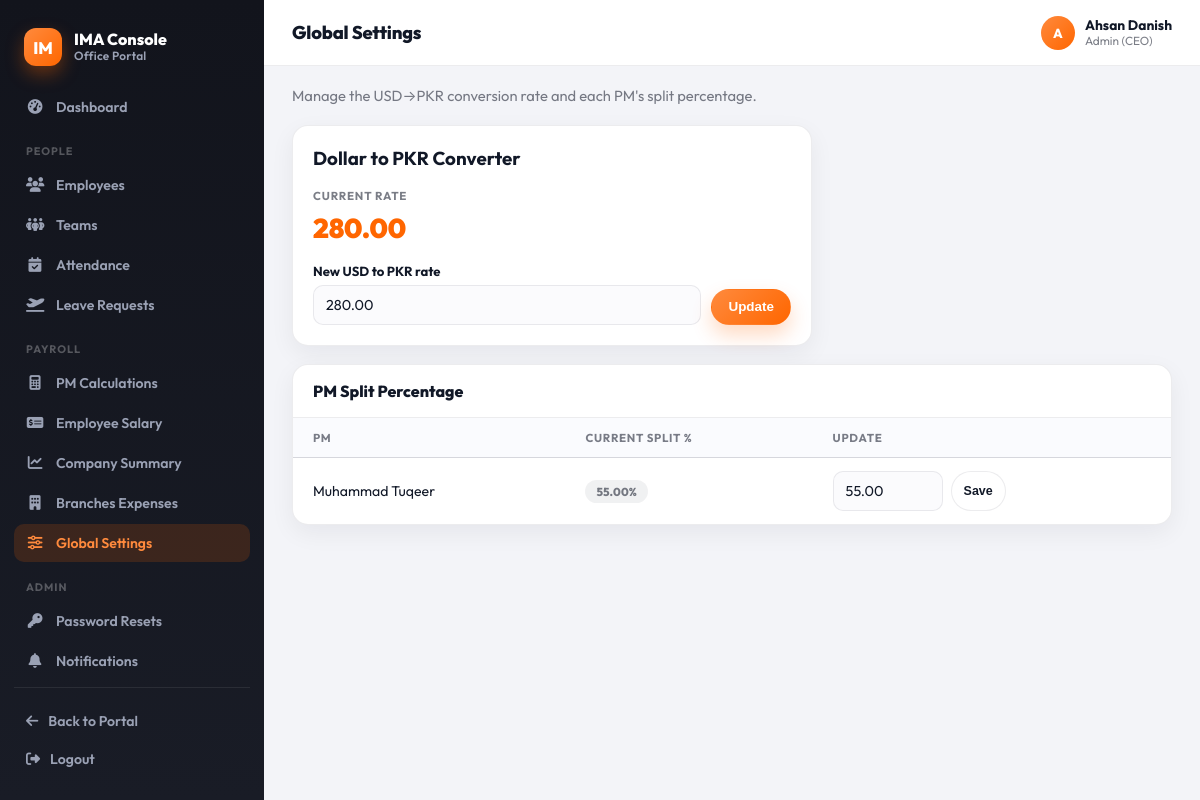
The page /console/global-settings/ (signed in) on the database its author committed.
### accounts/models.py (models this page shows, shortened)
class Employee(AbstractBaseUser, PermissionsMixin):
    cnic = models.CharField(max_length=13, unique=True, validators=[cnic_validator])
    email = models.EmailField(unique=True, validators=[email_validator])
    full_name = models.CharField(max_length=120, blank=True, null=True, validators=[alpha_spaces])
    fathers_name = models.CharField(max_length=120, blank=True, null=True, validators=[alpha_spaces])
    date_of_birth = models.DateField(blank=True, null=True)
    gender = models.CharField(max_length=10, choices=[('male','Male'),('female','Female'),('other','Other'),('na','Prefer not to say')], blank=True, null=True)
    marital_status = models.CharField(max_length=10, choices=[('single','Single'),('married','Married'),('divorced','Divorced'),('widowed','Widowed')], blank=True, null=True)
    contact_number = models.CharField(max_length=14, blank=True, null=True)
    residential_address = models.TextField(max_length=250, blank=True, null=True)
    date_of_joining = models.DateField(blank=True, null=True)
    reporting_manager_name = models.CharField(max_length=120, blank=True, null=True, validators=[alpha_spaces])
    department = models.CharField(max_length=10, choices=[('HR','HR'),('IT','IT'),('FIN','Finance'),('OPS','Operations'),('SALES','Sales'),('OTHER','Other')], blank=True, null=True)
    designation = models.CharField(max_length=120, blank=True, null=True)
    employment_type = models.CharField(max_length=2, choices=[('FT','Full-time'),('PT','Part-time'),('CT','Contract'),('IN','Internship')], blank=True, null=True)
    employee_code = models.CharField(max_length=20, unique=True, blank=True, null=True)
    profile_picture = models.ImageField(upload_to=profile_picture_path, validators=[], blank=True, null=True)
    cnic_front = models.ImageField(upload_to=cnic_front_path, validators=[], blank=True, null=True)
    cnic_back = models.ImageField(upload_to=cnic_back_path, validators=[], blank=True, null=True)
    degree_certificate = models.FileField(upload_to=degree_path, validators=[], blank=True, null=True)
    father_cnic = models.ImageField(upload_to=father_cnic_path, validators=[], blank=True, null=True)
    emergency_contact_name = models.CharField(max_length=120, blank=True, null=True)
    emergency_relationship = models.CharField(max_length=10, choices=[('father','Father'),('mother','Mother'),('spouse','Spouse'),('sibling','Sibling'),('friend','Friend'),('other','Other')], blank=True, null=True)
    emergency_contact_number = models.CharField(max_length=14, blank=True, null=True)
    emergency_contact_address = models.TextField(blank=True, null=True)
    blood_group = models.CharField(max_length=3, choices=[('A+','A+'),('A-','A-'),('B+','B+'),('B-','B-'),('O+','O+'),('O-','O-'),('AB+','AB+'),('AB-','AB-')], blank=True, null=True)
    previous_employer = models.TextField(blank=True, null=True)
    special_skills = models.TextField(blank=True, null=True)
    ROLE_CHOICES = [
        ('employee', 'Employee'),
        ('pm', 'Project Manager'),
        ('admin', 'Admin (CEO)'),   # 🔹 added Admin role
    ]
    role = models.CharField(
        max_length=20,
        choices=ROLE_CHOICES,
        default='employee',
        help_text="Role of the employee. Default is 'Employee'."
    )
    is_staff = models.BooleanField(default=False)
    is_active = models.BooleanField(default=False)
    date_joined = models.DateTimeField(auto_now_add=True)
    objects = EmployeeManager()
    USERNAME_FIELD = 'cnic'
    REQUIRED_FIELDS = ['email']
    class Media:
        css = {"all": ("css/admin/accounts.css",)}

### payroll/models.py (models this page shows, shortened)
class PayrollGlobalSetting(models.Model):
    usd_to_pkr_rate = models.DecimalField(max_digits=10, decimal_places=2, default=DEFAULT_USD_TO_PKR)
    updated_at = models.DateTimeField(auto_now=True)
    class Meta:
        verbose_name = "Payroll Global Setting"
        verbose_name_plural = "Payroll Global Settings"

class PMSplitSetting(models.Model):
    pm = models.OneToOneField(
        settings.AUTH_USER_MODEL,
        on_delete=models.CASCADE,
        related_name="pm_split_setting",
        limit_choices_to={"role": "pm"},
    )
    pm_share_percent = models.DecimalField(
        max_digits=5,
        decimal_places=2,
        default=Decimal("50.00"),
        validators=[MinValueValidator(Decimal("0.00")), MaxValueValidator(Decimal("100.00"))],
    )
    updated_at = models.DateTimeField(auto_now=True)
    class Meta:
        verbose_name = "PM Split Setting"
        verbose_name_plural = "PM Split Settings"

### console/views.py (the view, shortened to what this page needs)
# urls.py: path("global-settings/", views.global_settings_view, name="global_settings"),
@login_required
@role_required("admin")
def global_settings_view(request):
    setting = PayrollGlobalSetting.objects.order_by("-updated_at").first()
    splits = PMSplitSetting.objects.select_related("pm").order_by("pm__full_name", "pm__email")
    pms_without_split = Employee.objects.filter(role="pm").exclude(
        id__in=splits.values_list("pm_id", flat=True)
    )
    context = {
        "title": "Global Settings",
        "setting": setting,
        "splits": splits,
        "pms_without_split": pms_without_split,
    }
    return render(request, "console/global_settings.html", context)

### console/templates/console/global_settings.html (shortened to what this page needs)
{% extends "console/base.html" %}
{% load humanize %}
{% block page_title %}Global Settings{% endblock %}
{% block content %}
<p class="cn-page-lede">Manage the USD&rarr;PKR conversion rate and each PM's split percentage.</p>
<div class="cn-card cn-card-pad" style="margin-bottom:18px;max-width:520px;">
  <h3 style="margin:0 0 4px;">Dollar to PKR Converter</h3>
  <div class="cn-stat-card" style="box-shadow:none;border:none;padding:14px 0 18px;">
    <div class="label">Current Rate</div>
    <div class="value accent">{% if setting %}{{ setting.usd_to_pkr_rate|floatformat:2 }}{% else %}280.00{% endif %}</div>
  </div>
  <form method="post" style="display:flex;gap:10px;align-items:end;">
    <div class="cn-field" style="flex:1;margin-bottom:0;">
      <label>New USD to PKR rate</label>
      <input type="number" name="usd_to_pkr_rate" step="0.01" min="0" value="{% if setting %}{{ setting.usd_to_pkr_rate }}{% endif %}" required>
    </div>
    <button class="cn-btn primary" type="submit">Update</button>
  </form>
</div>
<div class="cn-card">
  <div class="cn-card-header"><h3>PM Split Percentage</h3></div>
  <div class="cn-table-wrap">
    <table class="cn-table">
      <thead><tr><th>PM</th><th>Current Split %</th><th>Update</th></tr></thead>
      <tbody>
        {% for split in splits %}
          <tr>
            <td>{{ split.pm.full_name|default:split.pm.email }}</td>
            <td><span class="cn-badge neutral">{{ split.pm_share_percent|floatformat:2 }}%</span></td>
            <td>
              <form method="post" style="display:flex;gap:8px;">
                <input class="cn-input" style="width:110px;" type="number" name="pm_share_percent" step="0.01" min="0" max="100" value="{{ split.pm_share_percent }}" required>
                <button class="cn-btn sm" type="submit">Save</button>
              </form>
            </td>
          </tr>
        {% endfor %}
      </tbody>
    </table>
  </div>
</div>
{% endblock %}

### console/templates/console/base.html (shortened to what this page needs)
{% load static %}
<!DOCTYPE html>
<html lang="en">
<head>
  <link rel="stylesheet" href="https://cdnjs.cloudflare.com/ajax/libs/font-awesome/6.4.0/css/all.min.css">
  <link rel="stylesheet" href="{% static 'console/css/console.css' %}">
</head>
<body class="console-body">
  <div class="console-shell">
    <aside class="console-sidebar" id="console-sidebar">
      <div class="console-brand">
        <div class="mark">IM</div>
        <div class="text">
          <div class="title">IMA Console</div>
          <div class="subtitle">Office Portal</div>
        </div>
      </div>
      <nav class="console-nav">
        <a href="{% url 'console:dashboard' %}" class="{% if request.resolver_match.url_name == 'dashboard' %}active{% endif %}">
          <i class="fa-solid fa-gauge-high"></i> Dashboard
        </a>
        <div class="console-nav-label">People</div>
        <a href="{% url 'console:employees_list' %}" class="{% if request.resolver_match.url_name == 'employees_list' or request.resolver_match.url_name == 'employee_detail' %}active{% endif %}">
          <i class="fa-solid fa-users"></i> Employees
        </a>
        <a href="{% url 'console:teams_list' %}" class="{% if 'team' in request.resolver_match.url_name %}active{% endif %}">
          <i class="fa-solid fa-people-group"></i> Teams
        </a>
        <a href="{% url 'console:attendance_list' %}" class="{% if 'attendance' in request.resolver_match.url_name %}active{% endif %}">
          <i class="fa-solid fa-calendar-check"></i> Attendance
        </a>
        <a href="{% url 'console:leaves_list' %}" class="{% if 'leave' in request.resolver_match.url_name %}active{% endif %}">
          <i class="fa-solid fa-plane-departure"></i> Leave Requests
        </a>
        <div class="console-nav-label">Payroll</div>
        {% if request.user.role == "admin" %}
        <a href="{% url 'console:pm_calculations' %}" class="{% if request.resolver_match.url_name == 'pm_calculations' %}active{% endif %}">
          <i class="fa-solid fa-calculator"></i> PM Calculations
        </a>
        {% endif %}
        <a href="{% url 'console:employee_salary' %}" class="{% if request.resolver_match.url_name == 'employee_salary' %}active{% endif %}">
          <i class="fa-solid fa-money-check-dollar"></i> Employee Salary
        </a>
        {% if request.user.role == "admin" %}
        <a href="{% url 'console:company_summary' %}" class="{% if request.resolver_match.url_name == 'company_summary' %}active{% endif %}">
          <i class="fa-solid fa-chart-line"></i> Company Summary
        </a>
        <a href="{% url 'console:branch_expenses' %}" class="{% if request.resolver_match.url_name == 'branch_expenses' %}active{% endif %}">
          <i class="fa-solid fa-building"></i> Branches Expenses
        </a>
        <a href="{% url 'console:global_settings' %}" class="{% if request.resolver_match.url_name == 'global_settings' %}active{% endif %}">
          <i class="fa-solid fa-sliders"></i> Global Settings
        </a>
        <div class="console-nav-label">Admin</div>
        <a href="{% url 'console:password_resets_list' %}" class="{% if request.resolver_match.url_name == 'password_resets_list' %}active{% endif %}">
          <i class="fa-solid fa-key"></i> Password Resets
        </a>
        {% endif %}
        <a href="{% url 'console:notifications_list' %}" class="{% if 'notification' in request.resolver_match.url_name %}active{% endif %}">
          <i class="fa-solid fa-bell"></i> Notifications
        </a>
      </nav>
      <div class="console-sidebar-footer">
        <a href="{% url 'dashboard' %}"><i class="fa-solid fa-arrow-left"></i> Back to Portal</a>
        <a href="{% url 'logout' %}"><i class="fa-solid fa-right-from-bracket"></i> Logout</a>
      </div>
    </aside>
    <div class="console-main">
      <header class="console-topbar">
        <div style="display:flex;align-items:center;gap:12px;">
          <h1>{% block page_title %}Console{% endblock %}</h1>
        </div>
        <div class="console-user">
          <div class="avatar">{{ request.user.full_name|default:request.user.email|slice:":1"|upper }}</div>
          <div class="meta">
            <div class="name">{{ request.user.full_name|default:request.user.email }}</div>
            <div class="role">{{ request.user.get_role_display|default:"Superuser" }}</div>
          </div>
        </div>
      </header>
      <div class="console-content">
        {% block content %}{% endblock %}
      </div>
    </div>
  </div>
</body>
</html>

### rows shown on the page
Employee: user.full_name "A", user.full_name "Ahsan Danish", user.role "Admin (CEO)"
PayrollGlobalSetting: usd_to_pkr_rate "280.00"
PMSplitSetting: pm.full_name "Muhammad Tuqeer", pm_share_percent "55.00"
